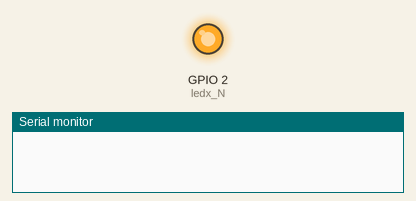
This sketch was run on a simulated ESP8266 (NodeMCU). Parts: output pins drawn as LEDs (lit = HIGH), the last lines printed to the serial monitor.

Above: at 0.8 s.
At 2.85 s:
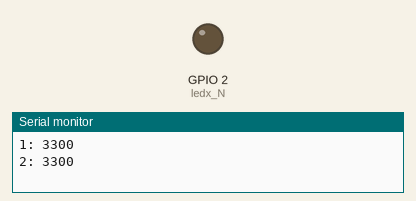
Timing chart, 0 to 3.1 s (numbered marks = the images above):
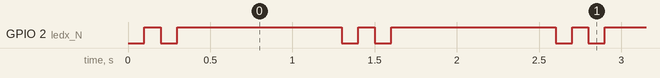

Measured:
- by itself, GPIO 2 (ledx_N): repeats every 1.3 s: LOW 0.10 s, HIGH 1.0 s, LOW 0.10 s, HIGH 0.10 s

The sketch:

Blink2.ino
```cpp
#include "lib_blink.h"

int n = 0;
int delay1 = 100;
int delay2 = 1000;
ADC_MODE(ADC_VCC);

//int levHIGH = HIGH;
//int levLOW = LOW;

//int ledx = 2;
//int inv = 1;
// BUILTIN: 2/1
// D0: 16/0
// D1: 5/0
// D2: 4/0
// D5: 14/0
// D6: 12/0
// D7: 13/0


// the setup function runs once when you press reset or power the board
void setup() {
  // initialize digital pin LED_BUILTIN as an output.
	Serial.begin(115200);
//  pinMode(ledx, OUTPUT);
	ledx_init();

  n = 0;

//  if ( inv ){
//    levHIGH = LOW;
//    levLOW = HIGH;
//  }
}

/*
void bl(int ledN, int lev1, int lev2, int del)
{
	digitalWrite(ledN, lev1);
	delay(del);
	digitalWrite(ledN, lev2);
}//
*/

// the loop function runs over and over again forever
void loop() {

//	bl(ledx, levHIGH, levLOW, delay1);
	ledx_blink(delay1);
//  digitalWrite(ledx, levHIGH);   // turn the LED on (HIGH is the voltage level)
//  delay(delay1);                       // wait for a second
//  digitalWrite(ledx, levLOW);    // turn the LED off by making the voltage LOW
	delay(delay1);                       // wait for a second
	//bl(ledx, levHIGH, levLOW, delay1);
	ledx_blink(delay1);
//  digitalWrite(ledx, levHIGH);   // turn the LED on (HIGH is the voltage level)
//  delay(delay1);                       // wait for a second
//  digitalWrite(ledx, levLOW);    // turn the LED off by making the voltage LOW
	delay(delay2);                       // wait for a second
	n++;
  int vcc = ESP.getVcc();
  Serial.print(n);
  Serial.print(": ");
  Serial.println(vcc);
}
```

lib_blink.h
```cpp
#ifndef __lib_blink_h
#define __lib_blink_h 1


extern int ledx_HIGH; // = HIGH;
extern int ledx_LOW;  // = LOW;

extern int ledx_N; // = 2;
extern int ledx_Inv; // = 1;

// BUILTIN: 2/1
// D0: 16/0
// D1: 5/0
// D2: 4/0
// D5: 14/0
// D6: 12/0
// D7: 13/0


void ledx_init();
void ledx_initN(int N, int Inv);

void ledx_blink(int del);


#endif // __lib_blink_h
```

lib_blink.ino
```cpp
#include "lib_blink.h"


int ledx_HIGH = HIGH;
int ledx_LOW  = LOW;

int ledx_N = 2;
int ledx_Inv = 1;

// BUILTIN: 2/1
// D0: 16/0
// D1: 5/0
// D2: 4/0
// D5: 14/0
// D6: 12/0
// D7: 13/0


void ledx_init()
{
	if ( ledx_Inv ){
		ledx_HIGH = LOW;
		ledx_LOW  = HIGH;
	}
	pinMode(ledx_N, OUTPUT);
}// ledx_init


void ledx_initN(int N, int Inv)
{
	ledx_N = N;
	ledx_Inv = Inv;
	ledx_init();
}// ledx_initN


void ledx_blink(int del)
{
	digitalWrite(ledx_N, ledx_HIGH);
	delay(del);
	digitalWrite(ledx_N, ledx_LOW);
}// ledx_blink
```
